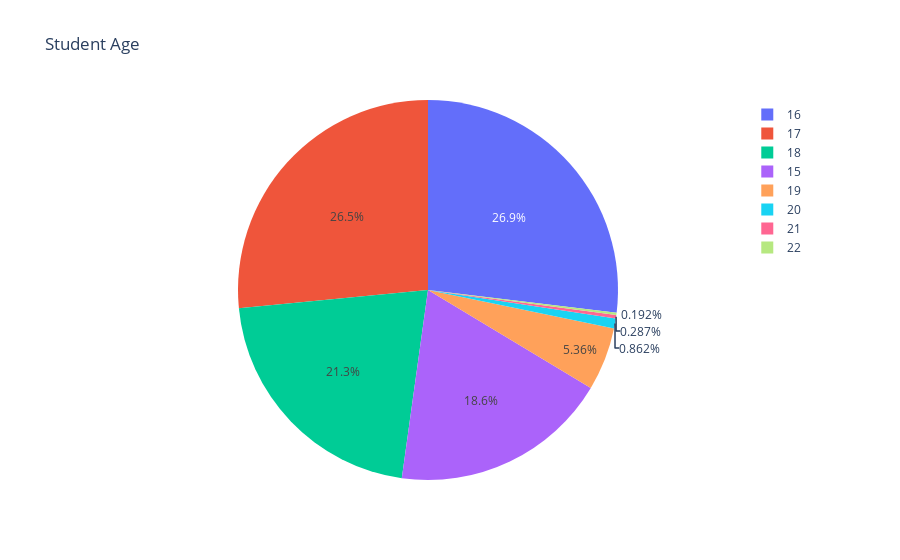

The code cell stored with this chart in its notebook:
### Code cell
# Pie chart for age frequency distribution
ages = student_df["age"].value_counts().sort_index()

# all ages
labels = (np.array(ages.index))

# corresponding percentages of each age
sizes = (np.array((ages / ages.sum())*100))

# plotting pie chart
fig = go.Figure(data=[go.Pie(labels=labels, values=sizes)], layout=go.Layout(title="Student Age"))
py.iplot(fig, filename="age")

### Figure 1 — Plotly figure (JSON) as saved in the notebook; plotly's stock layout.template omitted (floating-point values rounded to 4 significant figures)
{"data": [{"labels": [15, 16, 17, 18, 19, 20, 21, 22], "type": "pie", "values": [18.58, 26.92, 26.53, 21.26, 5.364, 0.8621, 0.2874, 0.1916]}], "layout": {"title": {"text": "Student Age"}}}
